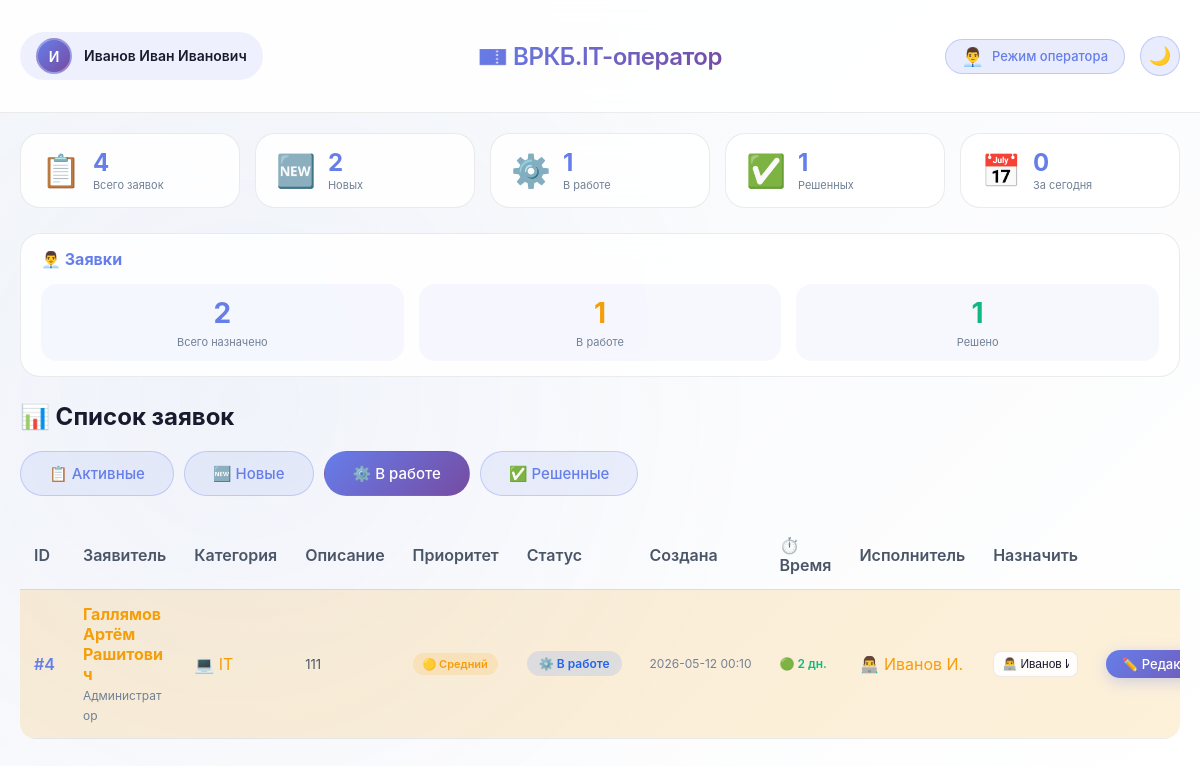
The app's page /operator/dashboard?status=in_progress (signed in), older data.
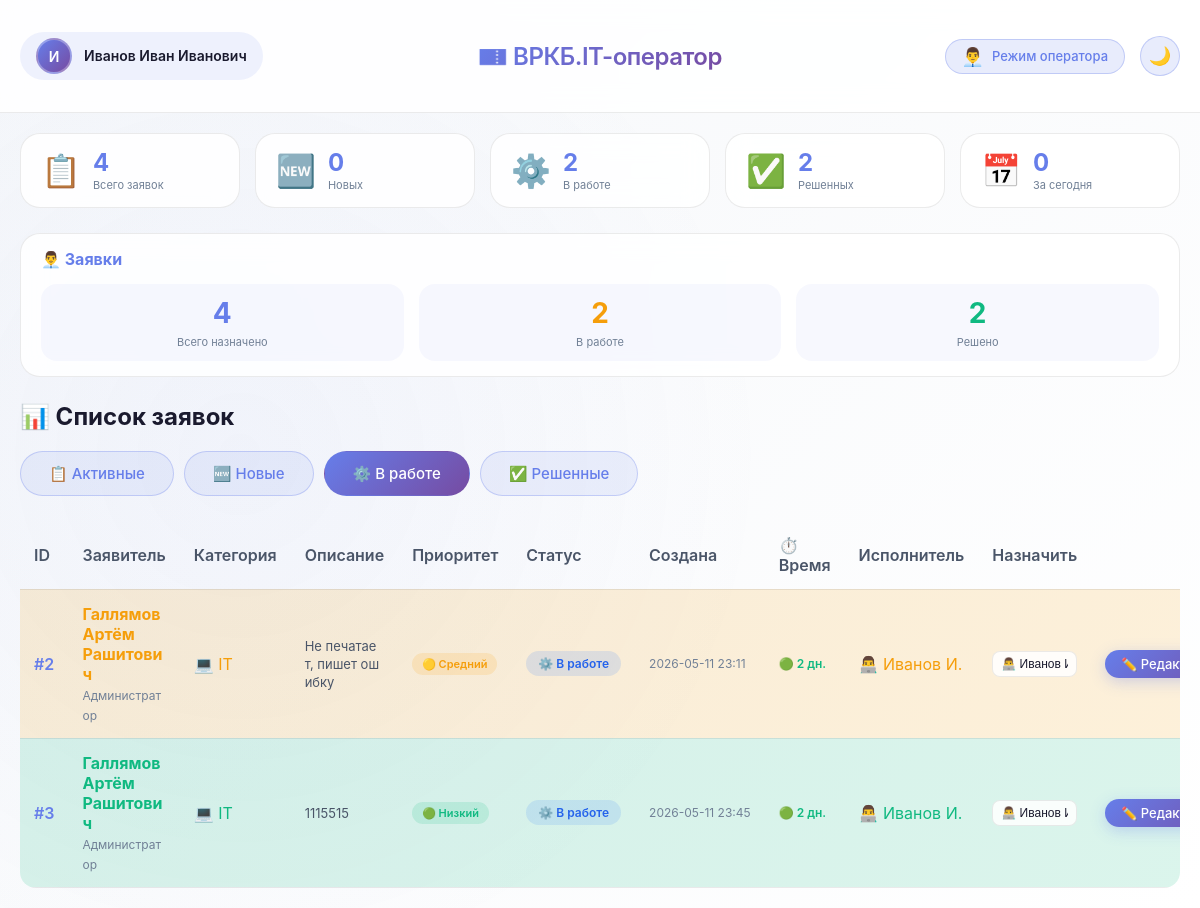
The same page, newer data.
### tables this page shows
CREATE TABLE tickets (
        id INTEGER PRIMARY KEY AUTOINCREMENT,
        user_id INTEGER NOT NULL,
        subject TEXT,
        description TEXT NOT NULL,
        status TEXT DEFAULT 'new',
        priority TEXT DEFAULT 'medium',
        operator_answer TEXT,
        created_at TEXT NOT NULL,
        updated_at TEXT,
        completed_at TEXT,
        assigned_to INTEGER,
        category TEXT,
        problem_type TEXT,
        location TEXT,
        office TEXT,
        assistant_id TEXT,
        printer_manufacturer TEXT,
        printer_model TEXT,
        printer_problem TEXT,
        FOREIGN KEY (user_id) REFERENCES users (id),
        FOREIGN KEY (assigned_to) REFERENCES operators (id)
    );

CREATE TABLE users (
        id INTEGER PRIMARY KEY AUTOINCREMENT,
        username TEXT UNIQUE NOT NULL,
        email TEXT UNIQUE NOT NULL,
        password TEXT NOT NULL,
        last_name TEXT,
        first_name TEXT,
        middle_name TEXT,
        post TEXT,
        phone TEXT,
        created_at TEXT NOT NULL,
        is_admin INTEGER DEFAULT 0
    , department TEXT);

CREATE TABLE operators (
        id INTEGER PRIMARY KEY AUTOINCREMENT,
        username TEXT NOT NULL UNIQUE,
        password TEXT NOT NULL,
        last_name TEXT,
        first_name TEXT,
        middle_name TEXT,
        post TEXT,
        phone TEXT
    );

### app.py (the view)
    def decorated_function(*args, **kwargs):
        if not session.get('operator_logged_in'):
            flash('Доступ только для операторов', 'danger')
            return redirect(url_for('operator_login'))
        return f(*args, **kwargs)

### app.py (called while the page is built, shortened)
def get_db_connection():
    conn = sqlite3.connect('databases/database_helpdesk.db')
    conn.row_factory = sqlite3.Row
    return conn

def operator_required(f):
    def decorated_function(*args, **kwargs):
        if not session.get('operator_logged_in'):
            flash('Доступ только для операторов', 'danger')
            return redirect(url_for('operator_login'))
        return f(*args, **kwargs)
    decorated_function.__name__ = f.__name__
    return decorated_function

@app.context_processor
def inject_user():
    user_info = {}
    return {'user': user_info}

### templates/operators/operator_dashboard.html (shortened to what the changed rows need)
{% extends "operators/base_operator.html" %}
{% block content %}
<div class="stats-grid">
    <div class="stat-card">
        <div class="stat-info">
            <div class="stat-value">{{ new_tickets }}</div>
            <div class="stat-label">Новых</div>
        </div>
    </div>
    <div class="stat-card">
        <div class="stat-info">
            <div class="stat-value">{{ in_progress }}</div>
            <div class="stat-label">В работе</div>
        </div>
    </div>
    <div class="stat-card">
        <div class="stat-info">
            <div class="stat-value">{{ resolved }}</div>
            <div class="stat-label">Решенных</div>
        </div>
    </div>
</div>
<div class="my-stats">
    <div class="stats-grid-small">
        <div class="stat-card-small">
            <div class="stat-value-small">{{ my_tickets }}</div>
            <div class="stat-label-small">Всего назначено</div>
        </div>
        <div class="stat-card-small">
            <div class="stat-value-small stat-warning">{{ my_in_progress }}</div>
            <div class="stat-label-small">В работе</div>
        </div>
        <div class="stat-card-small">
            <div class="stat-value-small stat-success">{{ my_resolved }}</div>
            <div class="stat-label-small">Решено</div>
        </div>
    </div>
</div>
<div class="dashboard-header" style="display: flex; justify-content: space-between; align-items: center; flex-wrap: wrap; margin-bottom: 20px;">
    <h2>📊 Список заявок</h2>
</div>
<div class="table-responsive">
    <table class="tickets-table">
        <thead>
        <tr>
            <th>ID</th>
            <th>Заявитель</th>
            <th>Категория</th>
            <th>Описание</th>
            <th>Приоритет</th>
            <th>Статус</th>
            <th>Создана</th>
            <th>⏱️ Время</th>
            <th>Исполнитель</th>
            <th>Назначить</th>
            <th></th>
        </tr>
        </thead>
        <tbody>
        {% for ticket in tickets %}
        <tr class="ticket-row priority-{{ ticket.priority }}">
            <td class="ticket-id">#{{ ticket.id }}</td>
            <td class="ticket-user">
                <strong>{{ ticket.last_name }} {{ ticket.first_name }} {{ ticket.middle_name or '' }}</strong><br>
                <small class="text-muted">{{ ticket.post }}</small>
            </td>
            <td class="ticket-category">
                {% if ticket.category == 'IT' %}💻 IT
                {% elif ticket.category == 'MED' %}🏥 Медицина
                {% else %}{{ ticket.category }}{% endif %}
            </td>
            <td class="ticket-desc">
                {{ ticket.description[:80] }}{% if ticket.description|length > 80 %}...{% endif %}
            </td>
            <td class="ticket-priority">
                <span class="priority-badge priority-{{ ticket.priority }}">
                    {% if ticket.priority == 'high' %}🔴 Высокий
                    {% elif ticket.priority == 'medium' %}🟡 Средний
                    {% else %}🟢 Низкий{% endif %}
                </span>
            </td>
            <td class="ticket-status">
                <span class="status-badge status-{{ ticket.status }}">
                    {% if ticket.status == 'new' %}🆕 Новая
                    {% elif ticket.status == 'in_progress' %}⚙️ В работе
                    {% elif ticket.status == 'resolved' %}✅ Решена
                    {% else %}📦 Закрыта{% endif %}
                </span>
            </td>
            <td class="ticket-date">{{ ticket.created_at[:16] }}</td>
            <td class="ticket-timer">
                {% if ticket.status == 'resolved' or ticket.status == 'closed' %}
                <span class="text-muted">✅ завершена</span>
                {% else %}
                {% if ticket.hours_since_created %}
                {% set hours = ticket.hours_since_created|float %}
                {% set days = (hours / 24)|int %}
                {% if days < 3 %}
                <span class="timer-new">🟢 {{ days }} дн.</span>
                {% elif days < 7 %}
                <span class="timer-warning">🟡 {{ days }} дн.</span>
                {% else %}
                <span class="timer-danger">🔴 {{ days }} дн.</span>
                {% endif %}
                {% else %}
                <span class="text-muted">—</span>
                {% endif %}
                {% endif %}
            </td>
            <td class="ticket-operator">
                {% if ticket.op_last_name %}
                👨‍💻 {{ ticket.op_last_name }} {{ ticket.op_first_name|first if ticket.op_first_name else '' }}.
                {% else %}
                <span class="text-muted">—</span>
                {% endif %}
            </td>
            <td class="ticket-assign">
                <form method="POST" action="{{ url_for('assign_operator', ticket_id=ticket.id) }}" style="display: inline;">
                    <select name="assigned_to" class="assign-select" onchange="this.form.submit()">
                        {% for operator in operators %}
                        <option value="{{ operator.id }}" {% if ticket.assigned_to == operator.id %}selected{% endif %}>
                            👨‍💻 {{ operator.last_name }} {{ operator.first_name|first if operator.first_name else '' }}.
                        </option>
                        {% endfor %}
                    </select>
                </form>
            </td>
            <td class="ticket-action">
                <a href="{{ url_for('operator_ticket', ticket_id=ticket.id) }}" class="btn btn-sm btn-primary">
                    {% if ticket.status == 'new' %}📝 Принять{% elif ticket.status == 'in_progress' %}✏️ Редактировать{% else %}📋 Просмотр{% endif %}
                </a>
            </td>
        </tr>
        {% endfor %}
        </tbody>
    </table>
</div>
{% endblock %}

Row changes from the older to the newer data that the page shows:
no longer on this page (row edited): tickets: id "4", last_name "Галлямов", first_name "Артём", middle_name "Рашитович", post "Администратор", category "💻 IT", description "111", priority "🟡 Средний", status "⚙️ В работе", created_at "2026-05-12 00:10", user "2", op_last_name "Иванов", op_first_name|first "И", assigned_to "👨‍💻 Иванов И."
now on this page (row edited): tickets: id "2", last_name "Галлямов", first_name "Артём", middle_name "Рашитович", post "Администратор", category "💻 IT", description "Не печатает, пишет ошибку", priority "🟡 Средний", status "⚙️ В работе", created_at "2026-05-11 23:11", days "2", op_last_name "Иванов", op_first_name|first "И", assigned_to "👨‍💻 Иванов И."
now on this page (row edited): tickets: id "3", last_name "Галлямов", first_name "Артём", middle_name "Рашитович", post "Администратор", category "💻 IT", description "1115515", priority "🟢 Низкий", status "⚙️ В работе", created_at "2026-05-11 23:45", user "2", op_last_name "Иванов", op_first_name|first "И", assigned_to "👨‍💻 Иванов И."
Text that changed along with them:
{{ new_tickets }}: "2" → "0"
{{ in_progress }}: "1" → "2"
{{ resolved }}: "1" → "2"
{{ my_tickets }}: "2" → "4"
{{ my_in_progress }}: "1" → "2"
{{ my_resolved }}: "1" → "2"
